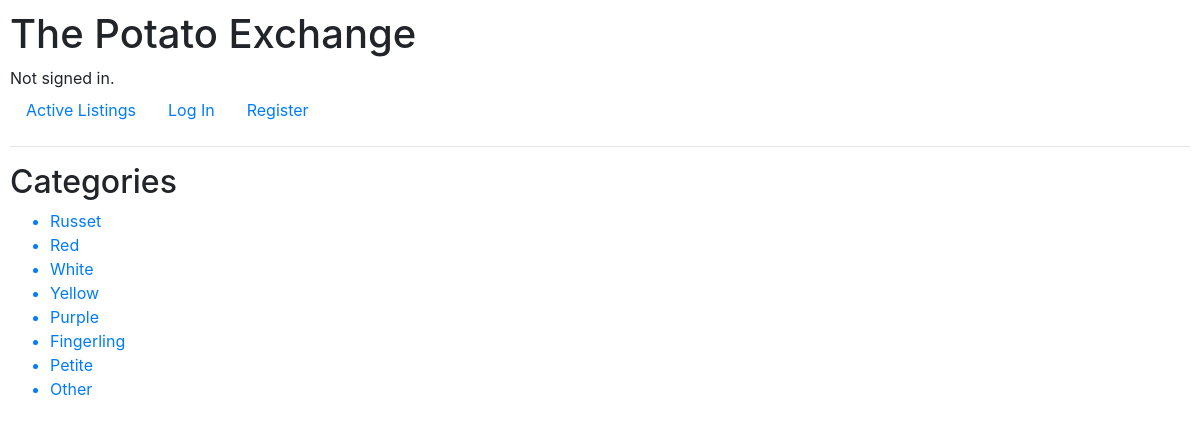
The page /categories on the database its author committed.
### auctions/models.py (models this page shows, shortened)
class Category(models.Model):
    category = models.CharField(max_length=64, unique=True)

### auctions/views.py (the view)
# urls.py: path("categories", views.categories, name="categories"),
def categories(request):
    return render(request, 'auctions/categories.html', {
        'categories': Category.objects.all()
    })

### auctions/templates/auctions/categories.html
{% extends 'auctions/layout.html'%}
{% block body %}
    <h2>Categories</h2>
        <ul>
        {% for category in categories %}
            <a href="{% url 'category_filter' category.id %}"><li>{{ category.category }}</li></a>
        {% endfor %}
    </ul>
{% endblock%}

### auctions/static/auctions/styles.css (style rules this page uses)
body { padding: 10px; }

### rows shown on the page
Category: category "Russet"
Category: category "Red"
Category: category "White"
Category: category "Yellow"
Category: category "Purple"
Category: category "Fingerling"
Category: category "Petite"
Category: category "Other"
